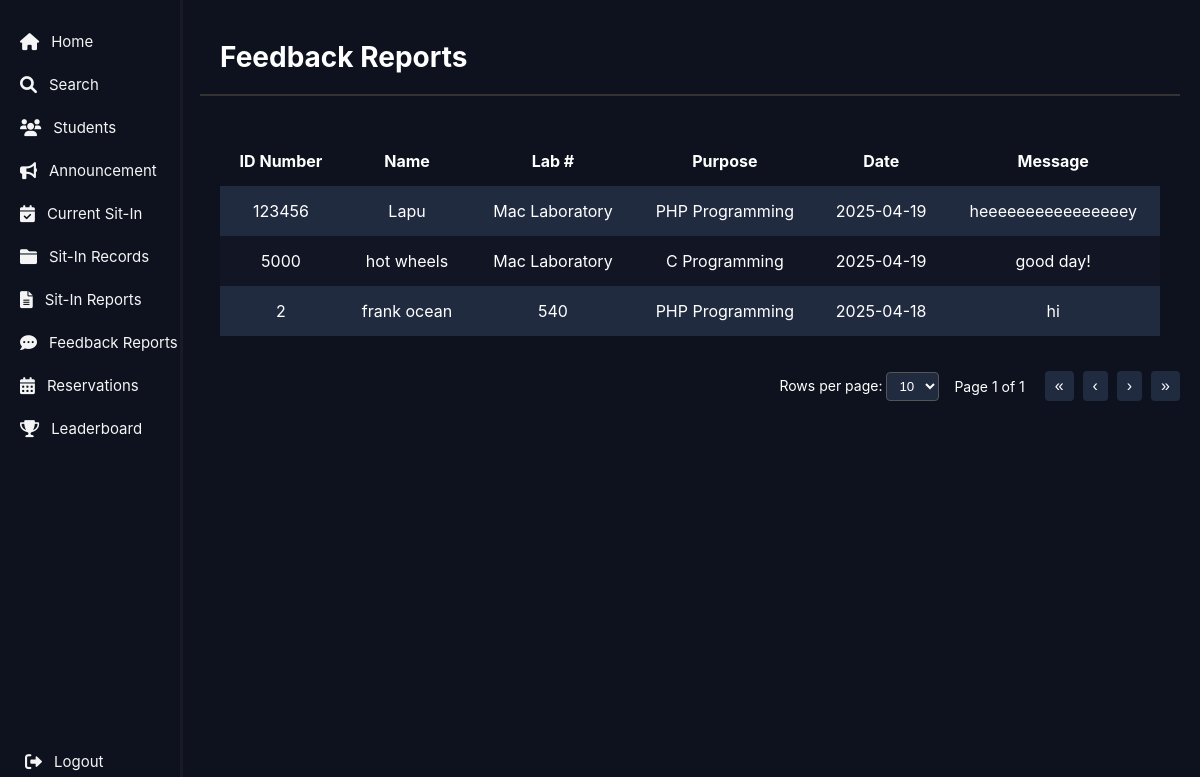
The app's page /admin/admin-feedback.php with its own data.
### tables this page shows
CREATE TABLE `feedback` (
  `feedback_id` int(11) NOT NULL,
  `id_no` int(11) NOT NULL,
  `message` text NOT NULL,
  `date` date NOT NULL,
  `record_id` int(11) NOT NULL
);

CREATE TABLE `users` (
  `id` int(11) NOT NULL,
  `username` varchar(50) NOT NULL,
  `password` varchar(255) NOT NULL,
  `email` varchar(100) NOT NULL,
  `id_no` int(11) DEFAULT NULL,
  `profile_picture` varchar(255) DEFAULT NULL,
  `lastname` varchar(50) DEFAULT NULL,
  `firstname` varchar(50) DEFAULT NULL,
  `middlename` varchar(50) DEFAULT NULL,
  `yr_level` varchar(10) DEFAULT NULL,
  `course` varchar(50) DEFAULT NULL,
  `address` varchar(255) DEFAULT NULL,
  `remaining_sessions` int(11) DEFAULT 30,
  `role` varchar(20) DEFAULT 'user',
  `purpose` varchar(255) DEFAULT NULL,
  `lab_number` varchar(10) DEFAULT NULL,
  `name` varchar(255) DEFAULT NULL
);

### admin/admin-feedback.php (the view, shortened to what this page needs)
<?php
include '../includes/db-connection.php';
$feedback_rows = '';
$query = "
SELECT
    f.id_no,
    u.firstname,
    u.middlename,
    u.lastname,
    COALESCE(s.lab_number, 'N/A') AS lab_number,
    COALESCE(s.purpose, 'N/A') AS purpose,
    f.message,
    f.date
FROM feedback f
LEFT JOIN users u ON f.id_no = u.id_no
LEFT JOIN sit_in_records s ON f.record_id = s.id
ORDER BY f.date DESC
";
$result = $conn->query($query);
if ($result && $result->num_rows > 0) {
    while ($row = $result->fetch_assoc()) {
        $full_name = htmlspecialchars(trim(
            $row['firstname'] . ' ' .
            (!empty($row['middlename']) ? $row['middlename'] . ' ' : '') .
            $row['lastname']
        ));
        $feedback_rows .= "<tr>
            <td>" . htmlspecialchars($row['id_no']) . "</td>
            <td>$full_name</td>
            <td>" . htmlspecialchars($row['lab_number']) . "</td>
            <td>" . htmlspecialchars($row['purpose']) . "</td>
            <td>" . htmlspecialchars($row['date']) . "</td>
            <td>" . nl2br(htmlspecialchars($row['message'])) . "</td>
        </tr>";
    }
} else {
    $feedback_rows = "<tr><td colspan='6' style='text-align: center;'>No feedback records found.</td></tr>";
}
?>
<!DOCTYPE html>
<html lang="en">
<head>
  <link rel="stylesheet" href="https://cdnjs.cloudflare.com/ajax/libs/font-awesome/6.0.0-beta3/css/all.min.css"/>
</head>
<body>
<?php include '../includes/admin-sidebar.php'; ?>
<div class="main-content">
  <header>
    <h1>Feedback Reports</h1>
  </header>
  <div class="table-container">
    <table>
      <thead>
        <tr>
          <th>ID Number</th>
          <th>Name</th>
          <th>Lab #</th>
          <th>Purpose</th>
          <th>Date</th>
          <th>Message</th>
        </tr>
      </thead>
      <tbody id="sitInTable">
        <?= $feedback_rows ?>
      </tbody>
    </table>
  </div>
  <div class="pagination-wrapper">
    <div class="rows-selector">
      Rows per page:
      <select id="rowsPerPage" onchange="updatePagination()">
        <option value="10" selected>10</option>
      </select>
    </div>
    <div id="pageInfo"></div>
    <div class="nav-buttons">
      <button onclick="goToFirstPage()">«</button>
      <button onclick="goToPreviousPage()">‹</button>
      <button onclick="goToNextPage()">›</button>
      <button onclick="goToLastPage()">»</button>
    </div>
  </div>
</div>
</body>
</html>

### admin/admin-feedback.php (style rules this page uses)
body { margin: 0; font-family: 'Inter', sans-serif; background-color: #0d121e; color: #ffffff; display: flex; }
.main-content { margin-left: 80px; padding: 20px; flex: 1; }
header { display: flex; justify-content: space-between; align-items: center; padding: 20px; border-bottom: 2px solid #333; }
h1 { margin: 0; font-size: 28px; }
.table-container { margin-top: 20px; padding: 20px; }
table { width: 100%; border-collapse: collapse; }
table th, table td { padding: 15px; text-align: center; }
thead tr { background-color: transparent !important; }
table tr:nth-child(even) { background-color: #111524; }
table tr:nth-child(odd) { background-color: #212b40; }
.pagination-wrapper { display: flex; justify-content: flex-end; align-items: center; gap: 15px; padding-top: 15px; font-size: 14px; }
.pagination-wrapper select { background-color: #212b40; color: white; border: 1px solid #555; border-radius: 4px; padding: 5px 8px; }
.nav-buttons button { background-color: #212b40; color: white; border: none; padding: 6px 10px; margin-left: 5px; cursor: pointer; font-size: 16px; border-radius: 4px; }

### includes/admin-sidebar.php (style rules this page uses)
body { margin: 0; font-family: 'Inter', sans-serif; background-color: #0d121e; color: white; }

### records on screen
feedback: lab_number "Mac Laboratory", purpose "PHP Programming", date "2025-04-19", message "heeeeeeeeeeeeeeeey"
feedback: users.firstname+middlename+lastname "hot wheels", lab_number "Mac Laboratory", purpose "C Programming", date "2025-04-19", message "good day!"
feedback: users.firstname+middlename+lastname "frank ocean", purpose "PHP Programming", date "2025-04-18", message "hi"
